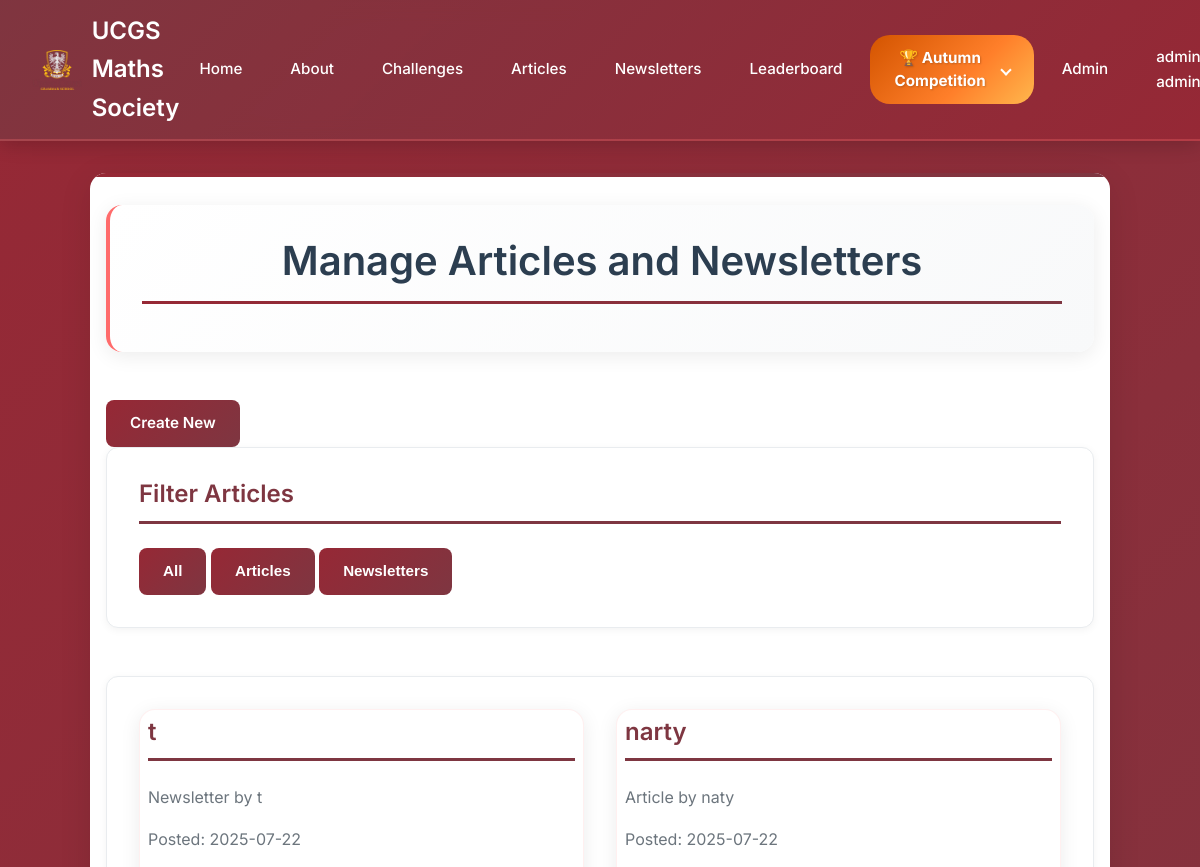
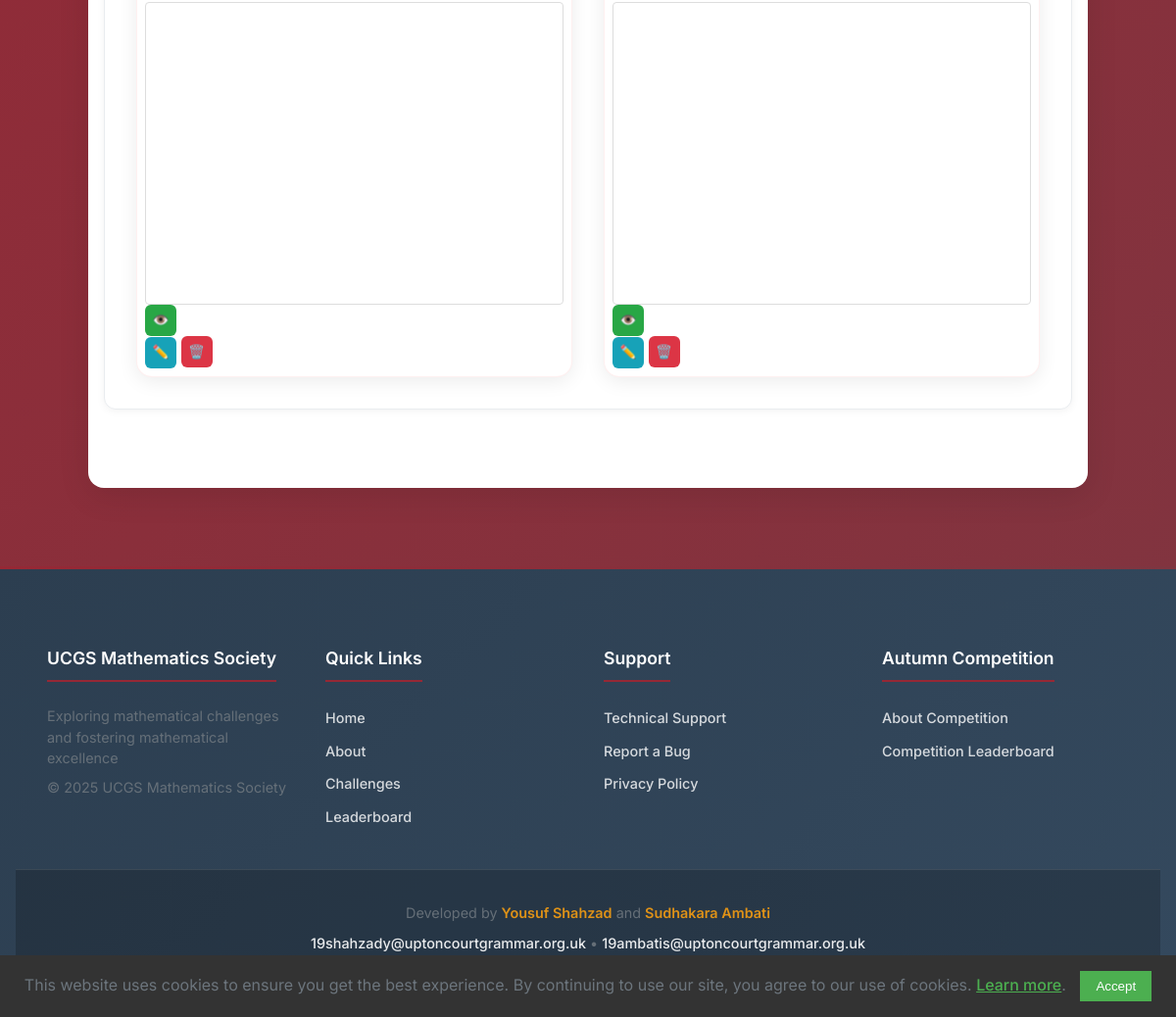
Screenshot of /admin/articles (signed in) with the database file from the repository (2 pictures, top to bottom).
### app/models.py (models this page shows, shortened)
class User(UserMixin, db.Model):
    __tablename__ = "users"
    id = db.Column(db.Integer, primary_key=True)
    full_name = db.Column(db.String(100), nullable=False, index=True)
    email = db.Column(db.String(120), unique=True, nullable=False, index=True)
    year = db.Column(db.Integer)
    maths_class = db.Column(db.String(100))
    password_hash = db.Column(db.String(128))
    is_admin = db.Column(db.Boolean, default=False, nullable=False)
    key_stage = db.Column(db.String(3), nullable=False, index=True)
    school_id = db.Column(db.Integer, db.ForeignKey('school.id'), nullable=True, index=True)
    is_competition_participant = db.Column(db.Boolean, default=False, nullable=False)
    submissions = db.relationship(
        "AnswerSubmission",
        back_populates="user",
        lazy="dynamic",
        cascade="all, delete-orphan"
    )
    articles = db.relationship(
        "Article",
        back_populates="author",
        lazy="dynamic",
        cascade="all, save-update"
    )

class Article(db.Model):
    __tablename__ = "article"
    id = db.Column(db.Integer, primary_key=True)
    title = db.Column(db.String(100), nullable=False, index=True)
    file_url = db.Column(db.String(255))  # This will store the PDF file path
    content = db.Column(db.Text, nullable=False)
    named_creator = db.Column(db.String(100), nullable=True)
    date_posted = db.Column(db.DateTime, nullable=False, default=datetime.datetime.now, index=True)
    user_id = db.Column(db.Integer, db.ForeignKey("users.id"), nullable=False, index=True)
    type = db.Column(db.String(20), default="article", nullable=False, index=True)
    author = db.relationship("User", back_populates="articles")

### app/admin/routes.py (the view)
@bp.route("/admin/articles")
@login_required
@admin_required
def manage_articles():
    articles = Article.query.order_by(Article.date_posted.desc()).all()
    return render_template(
        "admin/manage_articles.html",
        title="Manage Articles and Newsletters",
        articles=articles,
    )

### app/__init__.py (called while the page is built)
def initialize_extensions(app):
    ckeditor.init_app(app)
    db.init_app(app)
    login_manager.init_app(app)
    migrate.init_app(app, db, render_as_batch=True)
    from app.models import User
    @login_manager.user_loader
    def load_user(user_id):
        return User.query.get(int(user_id))

### app/admin/routes.py (called while the page is built)
def admin_required(f):
    @wraps(f)
    def decorated_function(*args, **kwargs):
        if not current_user.is_admin:
            flash("You do not have permission to access this page.")
            return redirect(url_for("main.home"))
        return f(*args, **kwargs)
    return decorated_function

### app/templates/admin/manage_articles.html (shortened to what this page needs)
 {% extends "base.html" %} {% block
content %}
<div class="admin-dashboard">
    <div class="page-header">
        <h1>Manage Articles and Newsletters</h1>
    </div>
    <div class="page-section">
        <a href="{{ url_for('admin.create_article') }}" class="button">Create New</a>
        <section class="article-filters">
            <h2>Filter Articles</h2>
            <button class="button active" data-filter="all">All</button>
            <button class="button" data-filter="article">Articles</button>
            <button class="button" data-filter="newsletter">Newsletters</button>
        </section>
        <section class="newsletters-grid">
            {% for article in articles %}
            <div class="article-card" data-type="{{ article.type }}">
                <h2>{{ article.title }}</h2>
                <p>{{ article.type.capitalize() }} by {{ article.named_creator }}</p>
                <p>Posted: {{ article.date_posted.strftime('%Y-%m-%d') }}</p>
                {% if article.file_url %}
                <div class="pdf-preview">
                    <iframe src="{{ url_for('main.serve_newsletter', filename=article.file_url) }}" width="100%"
                        height="300" frameborder="0"></iframe>
                </div>
                <a href="{{ url_for('main.serve_newsletter', filename=article.file_url) }}" target="_blank"
                    class="action-btn view-btn">👁️</a>
                {% endif %}
                <div class="quick-actions">
                    <a href="{{ url_for('admin.edit_article', article_id=article.id) }}"
                        class="action-btn edit-btn">✏️</a>
                    <button class="action-btn delete-btn"
                        onclick="confirmDelete({{ article.id }}, '{{ article.type }}')">
                        🗑️
                    </button>
                </div>
            </div>
            {% endfor %}
        </section>
    </div>
</div>
{% endblock %}

### app/templates/base.html (shortened to what this page needs)
<!DOCTYPE html>
<html lang="en">
    <head>
        <link rel="stylesheet" href="{{ url_for('static', filename='css/styles.min.css') }}">
        <link rel="stylesheet" href="https://cdnjs.cloudflare.com/ajax/libs/mathquill/0.10.1/mathquill.min.css">
</head>
<body>
    <header>
        <nav class="nav-container">
            <a href="{{ url_for('main.home') }}" class="nav-logo">
                <img src="{{ url_for('static', filename='images/crest.png') }}" alt="UCGS Crest">
                <span>UCGS Maths Society<span>
            </a>
            <ul class="nav-menu" id="navMenu">
                <li><a href="{{ url_for('main.home') }}">Home</a></li>
                <li><a href="{{ url_for('main.about') }}">About</a></li>
                <li><a href="{{ url_for('main.challenges') }}">Challenges</a></li>
                <li><a href="{{ url_for('main.articles') }}">Articles</a></li>
                <li><a href="{{ url_for('main.newsletters') }}">Newsletters</a></li>
                <li><a href="{{ url_for('main.leaderboard') }}">Leaderboard</a></li>
                <li class="dropdown">
                    <a href="#" class="dropdown-toggle button summer-competition-link">
                        🏆 Autumn Competition
                        <span class="dropdown-arrow"></span>
                    </a>
                </li>
                {% if current_user.is_anonymous %}
                    <li class="nav-auth"><a href="{{ url_for('auth.login') }}" class="" style="margin-top: 0">Login</a></li>
                    <li class="nav-auth"><a href="{{ url_for('auth.register') }}" class="">Register</a></li>
                    <li class="nav-auth"><a href="#" onclick="showSupportModal()" class="support-link">Support</a></li>
                {% else %}
                    {% if current_user.is_admin %}
                        <li><a href="{{ url_for('admin.admin_index') }}">Admin</a></li>
                    {% endif %}
                    <li class="dropdown">
                        <a href="#" class="dropdown-toggle">
                            {{ current_user.full_name }}
                        </a>
                    </li>
                {% endif %}
            </ul>
        </nav>
    </header>
    <main>
        {% block content %}{% endblock %}
    </main>
    <footer>
        <div class="footer-content">
            <div class="footer-section">
                <h4>UCGS Mathematics Society</h4>
                <p>Exploring mathematical challenges and fostering mathematical excellence</p>
                <p>&copy; 2025 UCGS Mathematics Society</p>
            </div>
            <div class="footer-section">
                <h4>Quick Links</h4>
                <ul>
                    <li><a href="{{ url_for('main.home') }}">Home</a></li>
                    <li><a href="{{ url_for('main.about') }}">About</a></li>
                    <li><a href="{{ url_for('main.challenges') }}">Challenges</a></li>
                    <li><a href="{{ url_for('main.leaderboard') }}">Leaderboard</a></li>
                </ul>
            </div>
            <div class="footer-section">
                <h4>Support</h4>
                <ul>
                    <li><a href="#" onclick="showSupportModal()">Technical Support</a></li>
                    <li><a href="https://forms.cloud.microsoft/e/t2UThSWiVU" target="_blank">Report a Bug</a></li>
                    <li><a href="{{ url_for('main.privacy_policy') }}">Privacy Policy</a></li>
                </ul>
            </div>
            <div class="footer-section">
                <h4>Autumn Competition</h4>
                <ul>
                    <li><a href="{{ url_for('main.summer_about') }}">About Competition</a></li>
                    <li><a href="{{ url_for('main.summer_leaderboard') }}">Competition Leaderboard</a></li>
                </ul>
            </div>
        </div>
        <div class="footer-bottom">
            <div class="footer-credits">
                <p>Developed by <strong>Yousuf Shahzad</strong> and <strong>Sudhakara Ambati</strong></p>
                <p>
                    <a href="mailto:19shahzady@uptoncourtgrammar.org.uk">19shahzady@uptoncourtgrammar.org.uk</a> •
                    <a href="mailto:19ambatis@uptoncourtgrammar.org.uk">19ambatis@uptoncourtgrammar.org.uk</a>
                </p>
            </div>
        </div>
    </footer>
    <div id="cookie-consent-banner" class="cookie-banner">
        <p>
            This website uses cookies to ensure you get the best experience. By continuing to use our site, you agree to our use of cookies.
            <a href="{{ url_for('main.privacy_policy') }}">Learn more</a>.
        </p>
        <button id="accept-cookies" class="cookie-button">Accept</button>
    </div>
</body>
</html>

### rows the page displays
User: full_name "admin admin"
Article: title "t", type "Newsletter", named_creator "t", date_posted "2025-07-22"
Article: title "narty", type "Article", named_creator "naty", date_posted "2025-07-22"
